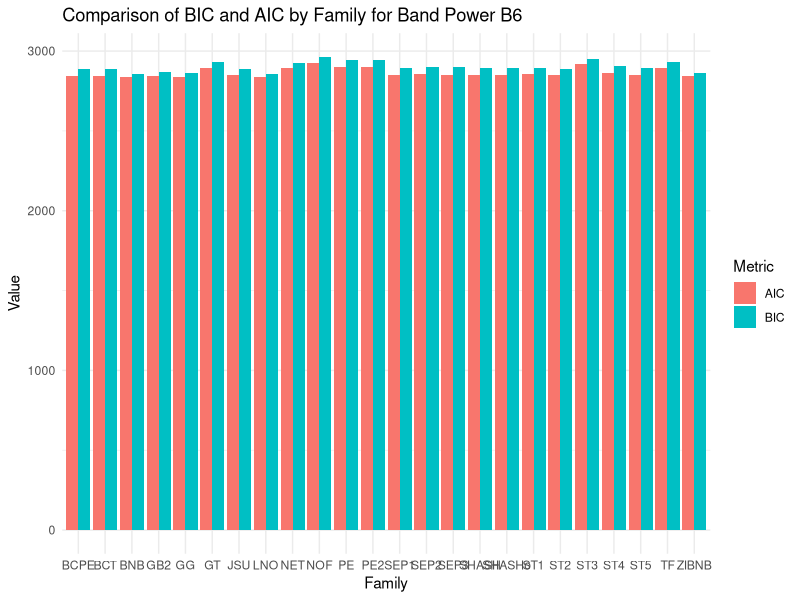
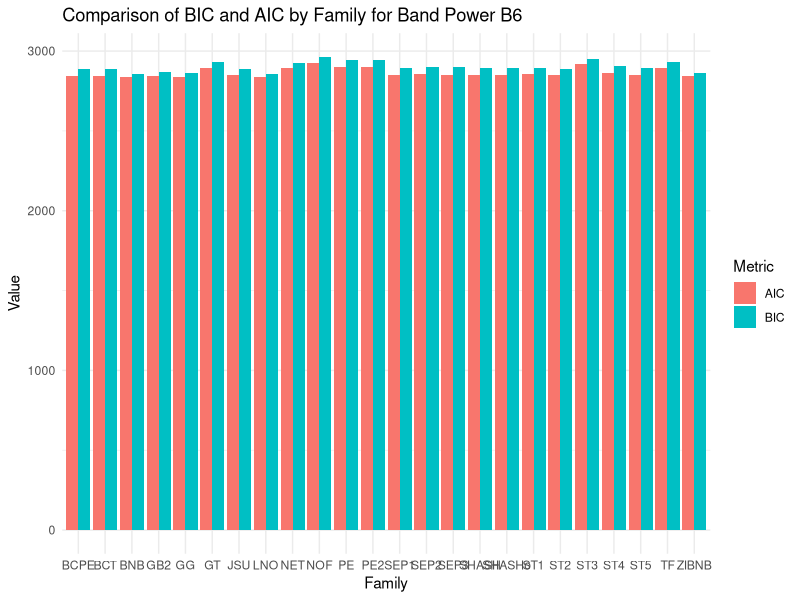

These charts were generated, in order, by the following R code:
# Load the ggplot2 library for plotting
library(ggplot2)
library(tidyr)

# Read the data from the string into a data frame
# The 'text' argument allows us to read directly from the string variable
df <- read.csv("band_power_B6_model_family_comparison_results.csv")

# Reshape the data from wide to long format
# This creates two new columns: 'Metric' (which will contain 'BIC' or 'AIC')
# and 'Value' (which will contain the corresponding numerical value).
df_long <- pivot_longer(df, cols = c(BIC, AIC), names_to = "Metric", values_to = "Value")

# Create the bar chart
# 'geom_col' is used because we are providing both x and y values.
# 'position = "dodge"' places the bars for BIC and AIC next to each other.
bar_chart <- ggplot(df_long, aes(x = Family, y = Value, fill = Metric)) +
  geom_col(position = "dodge") +
  ggtitle("Comparison of BIC and AIC by Family for Band Power B6") +
  xlab("Family") +
  ylab("Value") +
  theme_minimal() # Optional: applies a clean theme to the plot

# Print the plot
print(bar_chart)
ggsave("B6_family_chart.png", bar_chart, width = 16, height = 12, dpi = 300, bg = "white")